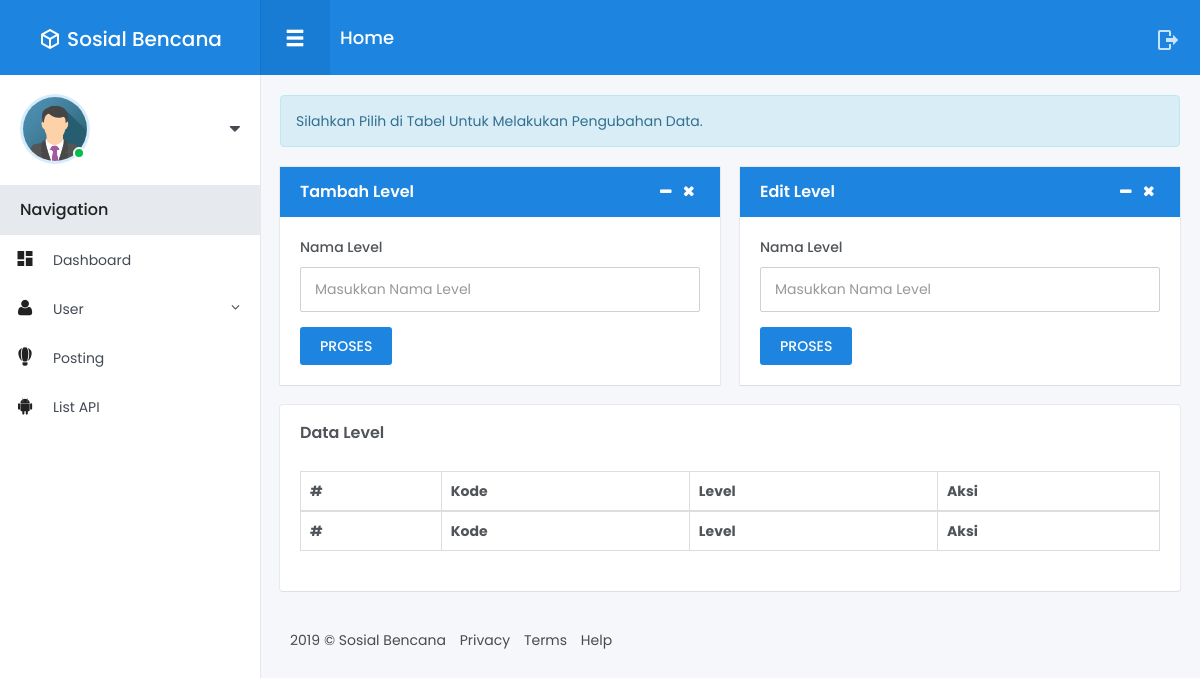
The app's page /index.php/level, older data.
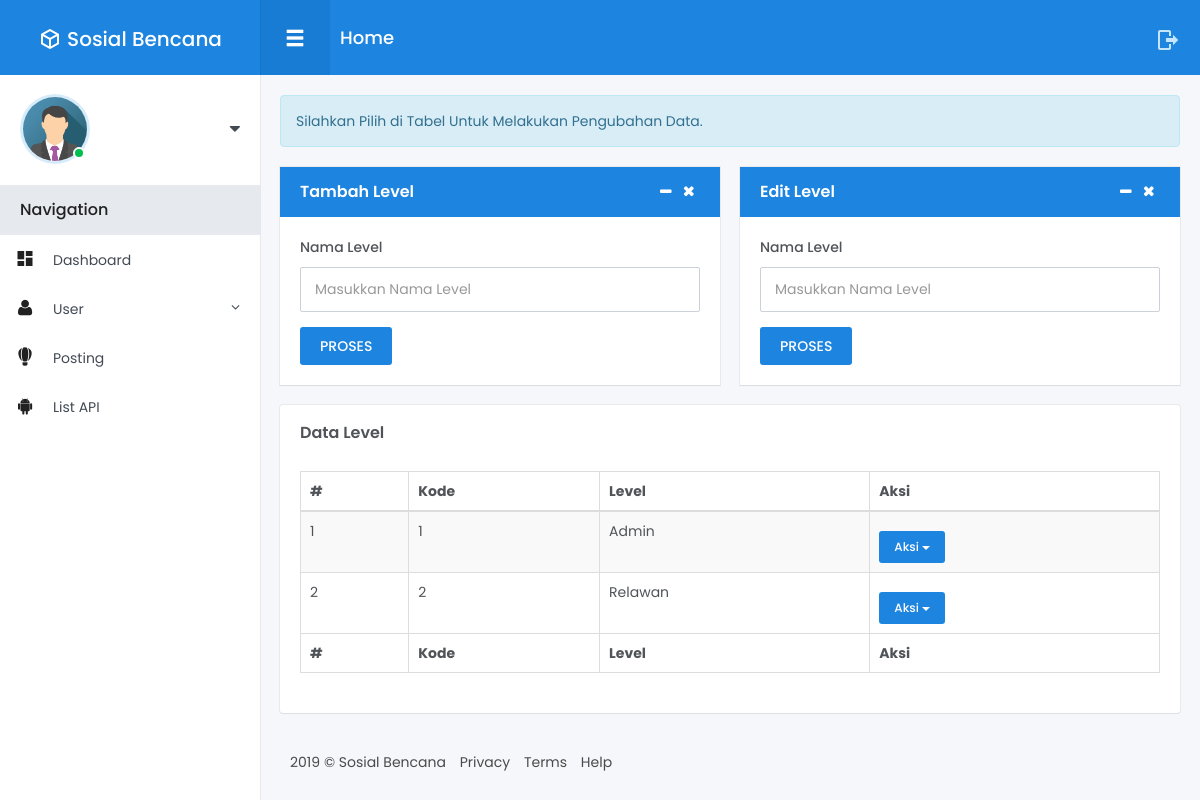
The same page, newer data.
### tables this page shows
CREATE TABLE `level` (
  `id_level` int(11) NOT NULL,
  `kode_level` varchar(10) NOT NULL,
  `level` varchar(50) NOT NULL,
  `tanggal` timestamp NOT NULL DEFAULT CURRENT_TIMESTAMP ON UPDATE CURRENT_TIMESTAMP
);

### application/controllers/Level.php (called while the page is built, shortened)
<?php
class Level extends CI_Controller {
    public function __construct()
    {
        $this->load->model('Level_model');
    }
    public function index()
    {
        $level          = $this->Level_model->getLevel()->result_array();
        $data = array(
            'level'         => $level,
        );
        $this->load->view('Admin/Level/index', $data);
    }
}

### index.php (called while the page is built, shortened)
<?php
require_once BASEPATH.'core/CodeIgniter.php';

### application/models/Level_model.php (called while the page is built, shortened)
<?php
class Level_model extends CI_Model {
    public function getLevel()
    {
        return $this->db->get('level');
    }
}

### application/views/Admin/Level/index.php (the view, shortened to what this page needs)
<!DOCTYPE html>
<html lang="en">
<head>
</head>
<body>
<div class="main-menu">
	<header class="header">
	</header>
	<div class="content">
	</div>
</div>
<div class="fixed-navbar">
</div>
<div id="wrapper">
	<div class="main-content">
		<div class="row small-spacing">
			<div class="col-lg-12">
				<div class="alert alert-info" role="alert"> Silahkan Pilih di Tabel Untuk Melakukan Pengubahan Data.</div>
			</div>
            <div class="col-lg-6">
				<div class="box-content card danger js__card">
					<h4 class="box-title bg-primary with-control">
						Tambah Level
						<span class="controls">
							<button type="button" class="control fa fa-minus js__card_minus"></button>
							<button type="button" class="control fa fa-times js__card_remove"></button>
						</span>
					</h4>
					<div class="card-content js__card_content">
						<?php echo form_open('level/p_tambah', array('autocomplete' => 'off')); ?>
							<div class="form-group">
								<label>Nama Level</label>
								<input type="text" class="form-control" name="level" placeholder="Masukkan Nama Level" value="<?php echo set_value('level'); ?>">
							</div>
							<button type="submit" class="btn btn-primary btn-sm waves-effect waves-light">PROSES</button>
						<?php echo form_close(); ?>
					</div>
				</div>
			</div>
            <div class="col-lg-6">
				<div class="box-content card danger js__card">
					<h4 class="box-title bg-primary with-control">
						Edit Level
						<span class="controls">
							<button type="button" class="control fa fa-minus js__card_minus"></button>
							<button type="button" class="control fa fa-times js__card_remove"></button>
						</span>
					</h4>
					<div class="card-content js__card_content">
						<?php echo form_open('level/p_edit', array('autocomplete' => 'off')); ?>
							<div class="form-group">
								<label>Nama Level</label>
								<input type="text" class="form-control" name="level" id="level" placeholder="Masukkan Nama Level" value="<?php echo set_value('level'); ?>">
							</div>
							<button type="submit" class="btn btn-primary btn-sm waves-effect waves-light">PROSES</button>
						<?php echo form_close(); ?>
					</div>
				</div>
			</div>
			<div class="col-lg-12">
				<div class="box-content">
					<h4 class="box-title">Data Level</h4>
					<table id="example" class="table table-striped table-bordered table-hover display" style="width:100%">
						<thead>
							<tr>
								<th>#</th>
								<th>Kode</th>
								<th>Level</th>
								<th>Aksi</th>
							</tr>
						</thead>
						<tfoot>
							<tr>
								<th>#</th>
								<th>Kode</th>
								<th>Level</th>
								<th>Aksi</th>
							</tr>
						</tfoot>
						<tbody>
                            <?php
                            $no=1;
                            foreach($level as $level):
                            ?>
                            <tr>
                                <td><?php echo $no++; ?></td>
                                <td><?php echo $level['kode_level']; ?></td>
                                <td><?php echo $level['level']; ?></td>
                                <td>
									<div class="btn-group margin-top-10">
										<button type="button" class="btn btn-xs btn-block btn-primary dropdown-toggle" data-toggle="dropdown" aria-haspopup="true" aria-expanded="false">Aksi <span class="caret"></span></button>
									</div>
                                </td>
                            </tr>
                            <?php endforeach; ?>
                        </tbody>
					</table>
				</div>
			</div>
		</div>
		<footer class="footer">
		</footer>
	</div>
</div>
</body>
</html>

Row changes from the older to the newer data that the page shows:
added level: kode_level "1", level "Admin"
added level: kode_level "2", level "Relawan"
